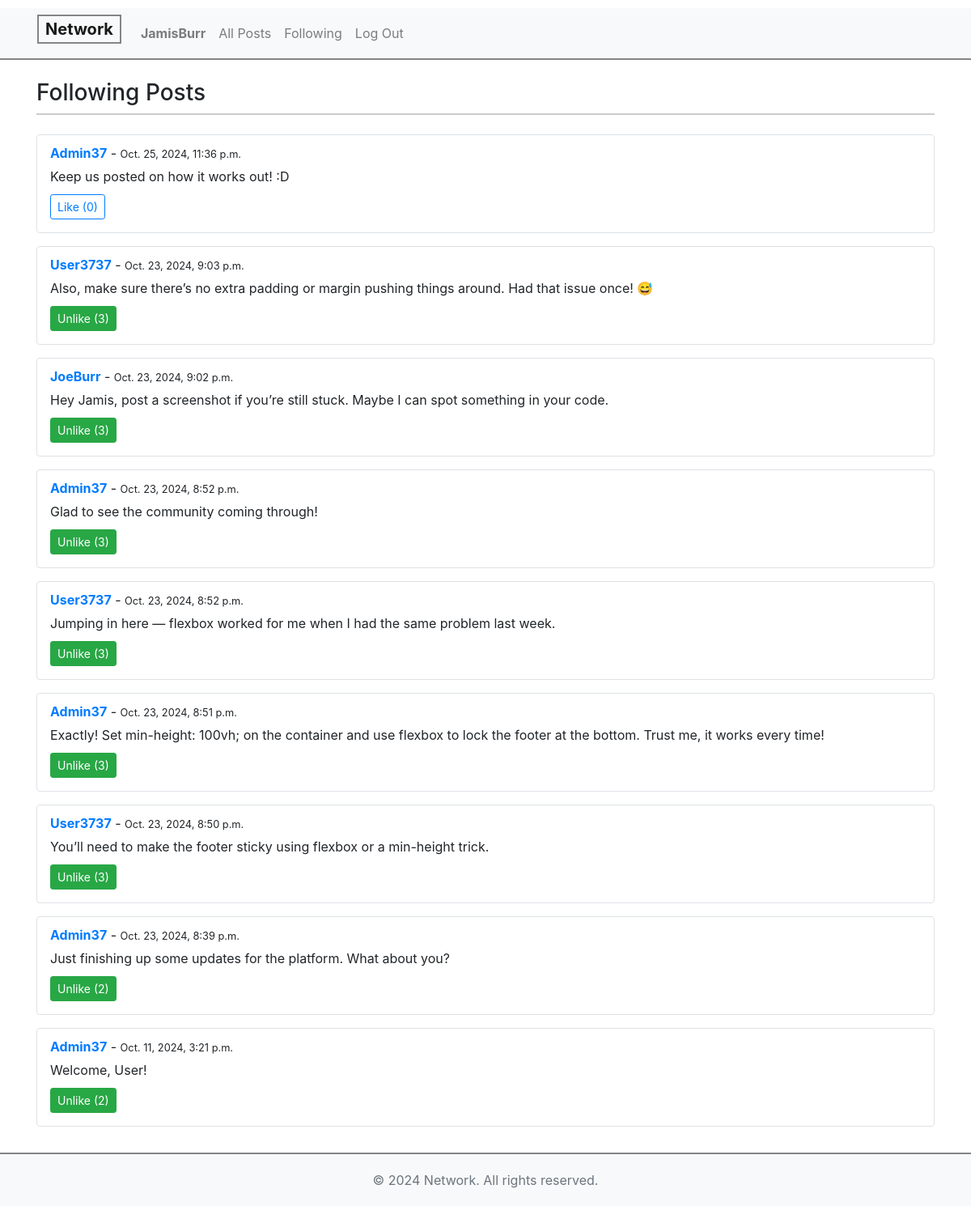
Page /following (signed in) on the committed database.
### network/models.py (models this page shows, shortened)
class User(AbstractUser):
    following = models.ManyToManyField('self', symmetrical=False, related_name='followers')

class Post(models.Model):
    user = models.ForeignKey(User, on_delete=models.CASCADE, related_name="posts")
    content = models.TextField()
    timestamp = models.DateTimeField(auto_now_add=True)
    likes = models.ManyToManyField(User, related_name='liked_posts', blank=True)

### network/views.py (the view)
# urls.py: path("following", views.following, name="following"),
@login_required
def following(request):
    followed_users = request.user.following.all()
    posts = Post.objects.filter(user__in=followed_users).order_by('-timestamp')
    paginator = Paginator(posts, 10)  # Show 10 posts per page
    page_number = request.GET.get('page')
    page_obj = paginator.get_page(page_number)
    return render(request, "network/following.html", {
        "page_obj": page_obj
    })

### network/templates/network/following.html (shortened to what this page needs)
{% extends "network/layout.html" %}
{% block body %}
    <h4 class="page-header">Following Posts</h4>
    <div id="all-posts">
        {% for post in page_obj %}
            <div class="post mb-3 p-3 border rounded">
                <a href="{% url 'profile' post.user.username %}"><strong>{{ post.user.username }}</strong></a> - <small>{{ post.timestamp }}</small>
                <p id="post-content-{{ post.id }}" class="post-content">{{ post.content }}</p>
                <button class="btn btn-sm
                    {% if user in post.likes.all %} btn-success {% else %} btn-outline-primary {% endif %}
                    like-btn"
                    data-post-id="{{ post.id }}"
                    data-url-like="{% url 'like_post' post.id %}">
                    {% if user in post.likes.all %}
                        Unlike (<span id="likes-count-{{ post.id }}">{{ post.likes.count }}</span>)
                    {% else %}
                        Like (<span id="likes-count-{{ post.id }}">{{ post.likes.count }}</span>)
                    {% endif %}
                </button>
            </div>
        {% endfor %}
    </div>
{% endblock %}

### network/templates/network/layout.html (shortened to what this page needs)
{% load static %}
<!DOCTYPE html>
<html lang="en">
    <head>
        <link rel="stylesheet" href="https://stackpath.bootstrapcdn.com/bootstrap/4.4.1/css/bootstrap.min.css">
        <link href="{% static 'network/styles.css' %}" rel="stylesheet">
    </head>
    <body>
        <nav class="navbar navbar-expand-lg navbar-light bg-light">
            <a class="navbar-brand" href="{% url 'index' %}"><b>Network</b></a>
            <div>
              <ul class="navbar-nav mr-auto">
                {% if user.is_authenticated %}
                    <li class="nav-item">
                        <a class="nav-link" href="{% url 'profile' user.username %}">
                            <strong>{{ user.username }}</strong>
                        </a>
                    </li>
                {% endif %}
                <li class="nav-item">
                  <a class="nav-link" href="{% url 'index' %}">All Posts</a>
                </li>
                {% if user.is_authenticated %}
                    <li class="nav-item">
                        <a class="nav-link" href="{% url 'following' %}">Following</a>
                    </li>
                    <li class="nav-item">
                        <a class="nav-link" href="{% url 'logout' %}">Log Out</a>
                    </li>
                {% endif %}
              </ul>
            </div>
          </nav>
          <div class="container custom-container mt-4">
            {% block body %}
            {% endblock %}
        </div>
        <footer class="bg-light text-center text-lg-start mt-3">
            <div class="container p-1">
                <p class="text-muted">&copy; 2024 Network. All rights reserved.</p>
            </div>
        </footer>
    </body>
</html>

### network/static/network/styles.css (style rules this page uses)
html, body { height: 100%; margin: 0; display: flex; flex-direction: column; }
.page-header { font-size: 1.75rem; margin-bottom: 1.5rem; border-bottom: 2px solid #ccc; padding-bottom: 0.5rem; }
.post { background-color: #fff; margin-bottom: 1rem; padding-top: 10px !important; }
.post-content { margin-top: 5px; margin-bottom: 10px; }
.border { border-color: #ddd; }
.custom-container { margin-left: 30px; margin-right: auto; }
.container.custom-container { flex-grow: 1; }
footer { width: 100%; text-align: center; border-top: 2px solid #858585; }
footer .container { margin-top: 16px; }
.navbar { border-bottom: 2px solid #858585; margin-top: 10px; }
.navbar-brand { padding-top: 1px; padding-bottom: 1px; padding-left: 8px; padding-right: 8px; border: 2px solid #858585; margin-bottom: 10px; margin-left: 30px; }

### rows in the picture
User: username "JamisBurr"
Post: user.username "Admin37", timestamp "Oct. 25, 2024, 11:36 p.m.", content "Keep us posted on how it works out! :D", likes.count "0"
Post: user.username "User3737", timestamp "Oct. 23, 2024, 9:03 p.m.", content "Also, make sure there’s no extra padding or margin pushing things around. Had that issue once! 😅", likes.count "3"
Post: user.username "JoeBurr", timestamp "Oct. 23, 2024, 9:02 p.m.", content "Hey Jamis, post a screenshot if you’re still stuck. Maybe I can spot something in your code.", likes.count "3"
Post: user.username "Admin37", timestamp "Oct. 23, 2024, 8:52 p.m.", content "Glad to see the community coming through!", likes.count "3"
Post: user.username "User3737", timestamp "Oct. 23, 2024, 8:52 p.m.", content "Jumping in here — flexbox worked for me when I had the same problem last week.", likes.count "3"
Post: user.username "Admin37", timestamp "Oct. 23, 2024, 8:51 p.m.", content "Exactly! Set min-height: 100vh; on the container and use flexbox to lock the footer at the bottom. Trust me, it works every time!", likes.count "3"
Post: user.username "User3737", timestamp "Oct. 23, 2024, 8:50 p.m.", content "You’ll need to make the footer sticky using flexbox or a min-height trick.", likes.count "3"
Post: user.username "Admin37", timestamp "Oct. 23, 2024, 8:39 p.m.", content "Just finishing up some updates for the platform. What about you?", likes.count "2"
Post: user.username "Admin37", timestamp "Oct. 11, 2024, 3:21 p.m.", content "Welcome, User!", likes.count "2"
